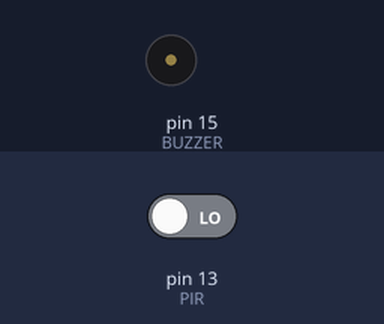
Simulated run of this sketch. Board: Arduino Uno, built with avr-gcc and run on an emulated ATmega328P. On the bench: buzzer (waves = sounding, pin HIGH). Inputs (shaded band) come from the test bench; at power-on: pin 13 (PIR) LOW.

Above: at 1.2 s.
1.3 s: pin 13 (PIR) driven HIGH
At 1.9 s:
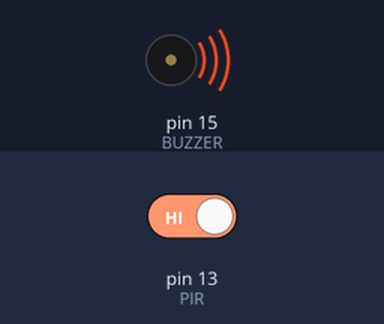
2.8 s: pin 13 (PIR) driven LOW
At 3.1 s:
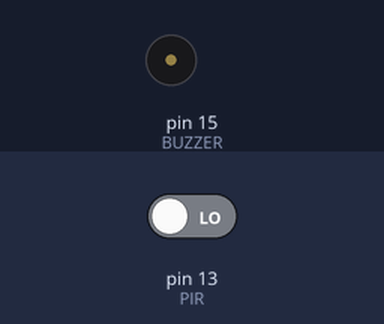
Timing chart, 0 to 5.8 s (numbered marks = the images above; inputs shaded):
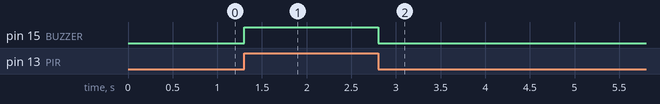

The sketch:

chongtrom.ino
```cpp
int PIR = 13;
int BUZZER = 15;


void setup() {
  Serial.begin(115200);
  //define the Relay pin as output
  //define the sensor pin as input
  pinMode(BUZZER, OUTPUT);
  pinMode(PIR, INPUT);
}

void loop() {
  //using the digitalRead function we will read the signal of the sensor
  int value = digitalRead(PIR);
  //if its high or if an any object is detected it will activate the Relay Module
  if (value == HIGH){
//    Serial.printf("High");
    digitalWrite(BUZZER, HIGH);

  }
  else {
    //digitalWrite(LED, LOW);
//    Serial.printf("Low");
    digitalWrite(BUZZER, LOW);

  }
}
```

Measured:
- after the input at 1.3 s, pin 15 (BUZZER): LOW → HIGH at once
- after the input at 2.8 s, pin 15 (BUZZER): HIGH → LOW at once
